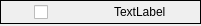
<?xml version="1.0" encoding="UTF-8"?>
<ui version="4.0">
 <class>ProcessorCommonUI</class>
 <widget class="QWidget" name="ProcessorCommonUI">
  <property name="geometry">
   <rect>
    <x>0</x>
    <y>0</y>
    <width>201</width>
    <height>26</height>
   </rect>
  </property>
  <property name="minimumSize">
   <size>
    <width>200</width>
    <height>0</height>
   </size>
  </property>
  <property name="maximumSize">
   <size>
    <width>500</width>
    <height>16777215</height>
   </size>
  </property>
  <property name="windowTitle">
   <string>Form</string>
  </property>
  <layout class="QVBoxLayout" name="verticalLayout" stretch="0,1">
   <property name="spacing">
    <number>0</number>
   </property>
   <property name="leftMargin">
    <number>0</number>
   </property>
   <property name="topMargin">
    <number>0</number>
   </property>
   <property name="rightMargin">
    <number>0</number>
   </property>
   <property name="bottomMargin">
    <number>0</number>
   </property>
   <item>
    <widget class="QFrame" name="frame">
     <property name="frameShape">
      <enum>QFrame::Box</enum>
     </property>
     <property name="frameShadow">
      <enum>QFrame::Plain</enum>
     </property>
     <property name="lineWidth">
      <number>1</number>
     </property>
     <layout class="QHBoxLayout" name="horizontalLayout_2" stretch="0,0,0,0,1,0">
      <property name="spacing">
       <number>0</number>
      </property>
      <property name="leftMargin">
       <number>2</number>
      </property>
      <property name="topMargin">
       <number>0</number>
      </property>
      <property name="rightMargin">
       <number>2</number>
      </property>
      <property name="bottomMargin">
       <number>0</number>
      </property>
      <item>
       <widget class="QPushButton" name="pb_arrow">
        <property name="minimumSize">
         <size>
          <width>20</width>
          <height>20</height>
         </size>
        </property>
        <property name="text">
         <string/>
        </property>
        <property name="icon">
         <iconset resource="icons.qrc">
          <normaloff>:/icons/Icons/002-right-arrow.png</normaloff>
          <normalon>:/icons/Icons/001-arrow-down-sign-to-navigate.png</normalon>:/icons/Icons/002-right-arrow.png</iconset>
        </property>
        <property name="iconSize">
         <size>
          <width>18</width>
          <height>18</height>
         </size>
        </property>
        <property name="checkable">
         <bool>true</bool>
        </property>
        <property name="flat">
         <bool>true</bool>
        </property>
       </widget>
      </item>
      <item>
       <widget class="QCheckBox" name="cb_enabled">
        <property name="minimumSize">
         <size>
          <width>20</width>
          <height>20</height>
         </size>
        </property>
        <property name="text">
         <string/>
        </property>
       </widget>
      </item>
      <item>
       <widget class="QPushButton" name="pb_peak">
        <property name="minimumSize">
         <size>
          <width>20</width>
          <height>20</height>
         </size>
        </property>
        <property name="maximumSize">
         <size>
          <width>20</width>
          <height>20</height>
         </size>
        </property>
        <property name="text">
         <string/>
        </property>
        <property name="icon">
         <iconset resource="icons.qrc">
          <normaloff>:/icons/Icons/icons8-closed-eye-50.png</normaloff>
          <normalon>:/icons/Icons/icons8-eye-50.png</normalon>:/icons/Icons/icons8-closed-eye-50.png</iconset>
        </property>
        <property name="iconSize">
         <size>
          <width>20</width>
          <height>20</height>
         </size>
        </property>
        <property name="checkable">
         <bool>true</bool>
        </property>
        <property name="flat">
         <bool>true</bool>
        </property>
       </widget>
      </item>
      <item>
       <widget class="QPushButton" name="pb_settings">
        <property name="maximumSize">
         <size>
          <width>50</width>
          <height>16777215</height>
         </size>
        </property>
        <property name="text">
         <string/>
        </property>
        <property name="icon">
         <iconset>
          <normaloff>Icons/icons8-settings-50-2.png</normaloff>
          <normalon>:/icons/Icons/icons8-settings-50-2.png</normalon>Icons/icons8-settings-50-2.png</iconset>
        </property>
        <property name="flat">
         <bool>true</bool>
        </property>
       </widget>
      </item>
      <item>
       <widget class="QLabel" name="le_name">
        <property name="sizePolicy">
         <sizepolicy hsizetype="MinimumExpanding" vsizetype="Preferred">
          <horstretch>0</horstretch>
          <verstretch>0</verstretch>
         </sizepolicy>
        </property>
        <property name="text">
         <string>TextLabel</string>
        </property>
       </widget>
      </item>
      <item>
       <widget class="QPushButton" name="pb_delete">
        <property name="sizePolicy">
         <sizepolicy hsizetype="Minimum" vsizetype="Fixed">
          <horstretch>0</horstretch>
          <verstretch>0</verstretch>
         </sizepolicy>
        </property>
        <property name="minimumSize">
         <size>
          <width>20</width>
          <height>20</height>
         </size>
        </property>
        <property name="maximumSize">
         <size>
          <width>50</width>
          <height>16777215</height>
         </size>
        </property>
        <property name="text">
         <string/>
        </property>
        <property name="icon">
         <iconset resource="icons.qrc">
          <normaloff>:/icons/Icons/icons8-delete-bin-50.png</normaloff>:/icons/Icons/icons8-delete-bin-50.png</iconset>
        </property>
        <property name="iconSize">
         <size>
          <width>20</width>
          <height>20</height>
         </size>
        </property>
        <property name="flat">
         <bool>true</bool>
        </property>
       </widget>
      </item>
     </layout>
    </widget>
   </item>
   <item>
    <widget class="QWidget" name="widget" native="true">
     <property name="sizePolicy">
      <sizepolicy hsizetype="Preferred" vsizetype="Preferred">
       <horstretch>0</horstretch>
       <verstretch>0</verstretch>
      </sizepolicy>
     </property>
    </widget>
   </item>
  </layout>
 </widget>
 <resources>
  <include location="icons.qrc"/>
 </resources>
 <connections/>
</ui>
